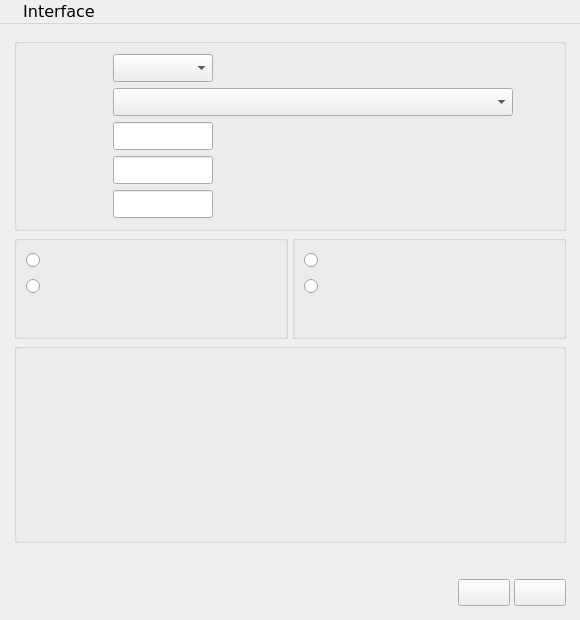
<?xml version="1.0" encoding="UTF-8"?>
<ui version="4.0">
 <class>MainWindow</class>
 <widget class="QMainWindow" name="MainWindow">
  <property name="geometry">
   <rect>
    <x>0</x>
    <y>0</y>
    <width>580</width>
    <height>620</height>
   </rect>
  </property>
  <property name="minimumSize">
   <size>
    <width>580</width>
    <height>620</height>
   </size>
  </property>
  <property name="font">
   <font>
    <family>Verdana</family>
    <pointsize>12</pointsize>
   </font>
  </property>
  <property name="windowTitle">
   <string/>
  </property>
  <property name="windowIcon">
   <iconset>
    <normaloff>WStreamLab.ico</normaloff>WStreamLab.ico</iconset>
  </property>
  <property name="unifiedTitleAndToolBarOnMac">
   <bool>true</bool>
  </property>
  <widget class="QWidget" name="centralwidget">
   <layout class="QGridLayout" name="gridLayout_5">
    <item row="0" column="0">
     <layout class="QVBoxLayout" name="verticalLayout_5">
      <property name="spacing">
       <number>4</number>
      </property>
      <property name="leftMargin">
       <number>5</number>
      </property>
      <property name="topMargin">
       <number>5</number>
      </property>
      <property name="rightMargin">
       <number>5</number>
      </property>
      <property name="bottomMargin">
       <number>5</number>
      </property>
      <item>
       <widget class="QGroupBox" name="gbInputData">
        <property name="sizePolicy">
         <sizepolicy hsizetype="Preferred" vsizetype="Expanding">
          <horstretch>0</horstretch>
          <verstretch>0</verstretch>
         </sizepolicy>
        </property>
        <property name="maximumSize">
         <size>
          <width>16777215</width>
          <height>200</height>
         </size>
        </property>
        <property name="font">
         <font>
          <family>Verdana</family>
          <pointsize>12</pointsize>
         </font>
        </property>
        <property name="title">
         <string/>
        </property>
        <layout class="QGridLayout" name="gridLayout_2">
         <property name="leftMargin">
          <number>10</number>
         </property>
         <property name="topMargin">
          <number>10</number>
         </property>
         <property name="rightMargin">
          <number>10</number>
         </property>
         <property name="bottomMargin">
          <number>10</number>
         </property>
         <item row="2" column="0">
          <layout class="QVBoxLayout" name="verticalLayout_3">
           <item>
            <layout class="QGridLayout" name="gridLayout_6">
             <item row="1" column="1">
              <widget class="QComboBox" name="cbWaterMeterType">
               <property name="sizePolicy">
                <sizepolicy hsizetype="Fixed" vsizetype="Fixed">
                 <horstretch>0</horstretch>
                 <verstretch>0</verstretch>
                </sizepolicy>
               </property>
               <property name="minimumSize">
                <size>
                 <width>400</width>
                 <height>28</height>
                </size>
               </property>
               <property name="maximumSize">
                <size>
                 <width>400</width>
                 <height>28</height>
                </size>
               </property>
               <property name="toolTip">
                <string>Selectează tipul de apometru pentru verificare</string>
               </property>
               <property name="styleSheet">
                <string notr="true"/>
               </property>
              </widget>
             </item>
             <item row="4" column="0">
              <widget class="QLabel" name="lbPressure">
               <property name="maximumSize">
                <size>
                 <width>16777215</width>
                 <height>20</height>
                </size>
               </property>
               <property name="text">
                <string/>
               </property>
              </widget>
             </item>
             <item row="2" column="0">
              <widget class="QLabel" name="lbTemperature">
               <property name="minimumSize">
                <size>
                 <width>80</width>
                 <height>20</height>
                </size>
               </property>
               <property name="maximumSize">
                <size>
                 <width>1000</width>
                 <height>20</height>
                </size>
               </property>
               <property name="text">
                <string/>
               </property>
              </widget>
             </item>
             <item row="4" column="1">
              <layout class="QHBoxLayout" name="horizontalLayout_7">
               <item>
                <widget class="QLineEdit" name="lePressure">
                 <property name="minimumSize">
                  <size>
                   <width>100</width>
                   <height>28</height>
                  </size>
                 </property>
                 <property name="maximumSize">
                  <size>
                   <width>100</width>
                   <height>28</height>
                  </size>
                 </property>
                 <property name="font">
                  <font>
                   <family>Verdana</family>
                   <pointsize>12</pointsize>
                  </font>
                 </property>
                 <property name="toolTip">
                  <string>Presiunea atmosferică în mbar</string>
                 </property>
                 <property name="cursorPosition">
                  <number>0</number>
                 </property>
                </widget>
               </item>
               <item>
                <widget class="QLabel" name="lbTab5">
                 <property name="minimumSize">
                  <size>
                   <width>0</width>
                   <height>20</height>
                  </size>
                 </property>
                 <property name="maximumSize">
                  <size>
                   <width>16777215</width>
                   <height>20</height>
                  </size>
                 </property>
                 <property name="text">
                  <string/>
                 </property>
                </widget>
               </item>
              </layout>
             </item>
             <item row="2" column="1">
              <layout class="QHBoxLayout" name="horizontalLayout_5">
               <item>
                <widget class="QLineEdit" name="leTemperature">
                 <property name="minimumSize">
                  <size>
                   <width>100</width>
                   <height>28</height>
                  </size>
                 </property>
                 <property name="maximumSize">
                  <size>
                   <width>100</width>
                   <height>28</height>
                  </size>
                 </property>
                 <property name="font">
                  <font>
                   <family>Verdana</family>
                   <pointsize>12</pointsize>
                  </font>
                 </property>
                 <property name="toolTip">
                  <string>Temperatura ambiantă în grade Celsius</string>
                 </property>
                </widget>
               </item>
               <item>
                <widget class="QLabel" name="lbTab3">
                 <property name="minimumSize">
                  <size>
                   <width>50</width>
                   <height>20</height>
                  </size>
                 </property>
                 <property name="maximumSize">
                  <size>
                   <width>20</width>
                   <height>20</height>
                  </size>
                 </property>
                 <property name="text">
                  <string/>
                 </property>
                </widget>
               </item>
               <item>
                <spacer name="horizontalSpacer_3">
                 <property name="orientation">
                  <enum>Qt::Horizontal</enum>
                 </property>
                 <property name="sizeHint" stdset="0">
                  <size>
                   <width>40</width>
                   <height>20</height>
                  </size>
                 </property>
                </spacer>
               </item>
              </layout>
             </item>
             <item row="3" column="0">
              <widget class="QLabel" name="lbHumidity">
               <property name="minimumSize">
                <size>
                 <width>80</width>
                 <height>20</height>
                </size>
               </property>
               <property name="maximumSize">
                <size>
                 <width>1000</width>
                 <height>20</height>
                </size>
               </property>
               <property name="text">
                <string/>
               </property>
              </widget>
             </item>
             <item row="0" column="1">
              <widget class="QComboBox" name="cbNumberOfWaterMeters">
               <property name="minimumSize">
                <size>
                 <width>100</width>
                 <height>28</height>
                </size>
               </property>
               <property name="maximumSize">
                <size>
                 <width>100</width>
                 <height>28</height>
                </size>
               </property>
               <property name="toolTip">
                <string>Numărul de apometre de verificat în această sesiune</string>
               </property>
               <property name="autoFillBackground">
                <bool>false</bool>
               </property>
               <property name="styleSheet">
                <string notr="true"/>
               </property>
              </widget>
             </item>
             <item row="1" column="0">
              <widget class="QLabel" name="lbWaterMeterType">
               <property name="minimumSize">
                <size>
                 <width>80</width>
                 <height>20</height>
                </size>
               </property>
               <property name="maximumSize">
                <size>
                 <width>1000</width>
                 <height>20</height>
                </size>
               </property>
               <property name="text">
                <string/>
               </property>
              </widget>
             </item>
             <item row="0" column="0">
              <widget class="QLabel" name="lbNumberOfWaterMeters">
               <property name="minimumSize">
                <size>
                 <width>80</width>
                 <height>20</height>
                </size>
               </property>
               <property name="maximumSize">
                <size>
                 <width>1000</width>
                 <height>20</height>
                </size>
               </property>
               <property name="text">
                <string/>
               </property>
              </widget>
             </item>
             <item row="3" column="1">
              <layout class="QHBoxLayout" name="horizontalLayout_6">
               <item>
                <widget class="QLineEdit" name="leHumidity">
                 <property name="minimumSize">
                  <size>
                   <width>100</width>
                   <height>28</height>
                  </size>
                 </property>
                 <property name="maximumSize">
                  <size>
                   <width>100</width>
                   <height>28</height>
                  </size>
                 </property>
                 <property name="font">
                  <font>
                   <family>Verdana</family>
                   <pointsize>12</pointsize>
                  </font>
                 </property>
                 <property name="toolTip">
                  <string>Umiditatea relativă a aerului în procente</string>
                 </property>
                </widget>
               </item>
               <item>
                <widget class="QLabel" name="lbTab4">
                 <property name="minimumSize">
                  <size>
                   <width>50</width>
                   <height>20</height>
                  </size>
                 </property>
                 <property name="maximumSize">
                  <size>
                   <width>20</width>
                   <height>20</height>
                  </size>
                 </property>
                 <property name="text">
                  <string/>
                 </property>
                </widget>
               </item>
               <item>
                <spacer name="horizontalSpacer_5">
                 <property name="orientation">
                  <enum>Qt::Horizontal</enum>
                 </property>
                 <property name="sizeHint" stdset="0">
                  <size>
                   <width>40</width>
                   <height>20</height>
                  </size>
                 </property>
                </spacer>
               </item>
              </layout>
             </item>
            </layout>
           </item>
          </layout>
         </item>
        </layout>
       </widget>
      </item>
      <item>
       <layout class="QHBoxLayout" name="horizontalLayout">
        <item>
         <widget class="QGroupBox" name="gbMeasurementMethod">
          <property name="minimumSize">
           <size>
            <width>120</width>
            <height>0</height>
           </size>
          </property>
          <property name="font">
           <font>
            <family>Verdana</family>
            <pointsize>12</pointsize>
           </font>
          </property>
          <property name="title">
           <string/>
          </property>
          <layout class="QGridLayout" name="gridLayout_4">
           <property name="leftMargin">
            <number>9</number>
           </property>
           <property name="topMargin">
            <number>9</number>
           </property>
           <property name="bottomMargin">
            <number>9</number>
           </property>
           <item row="0" column="0">
            <layout class="QVBoxLayout" name="verticalLayout_2">
             <item>
              <widget class="QRadioButton" name="rbGravimetric">
               <property name="minimumSize">
                <size>
                 <width>120</width>
                 <height>20</height>
                </size>
               </property>
               <property name="maximumSize">
                <size>
                 <width>16777215</width>
                 <height>20</height>
                </size>
               </property>
               <property name="font">
                <font>
                 <family>Verdana</family>
                 <pointsize>12</pointsize>
                </font>
               </property>
               <property name="toolTip">
                <string>Metoda gravimetrică - determinare prin cântărire</string>
               </property>
               <property name="styleSheet">
                <string notr="true"/>
               </property>
               <property name="text">
                <string/>
               </property>
              </widget>
             </item>
             <item>
              <widget class="QRadioButton" name="rbVolumetric">
               <property name="minimumSize">
                <size>
                 <width>120</width>
                 <height>20</height>
                </size>
               </property>
               <property name="maximumSize">
                <size>
                 <width>16777215</width>
                 <height>20</height>
                </size>
               </property>
               <property name="font">
                <font>
                 <family>Verdana</family>
                 <pointsize>12</pointsize>
                </font>
               </property>
               <property name="toolTip">
                <string>Metoda volumetrică - determinare prin măsurare volum</string>
               </property>
               <property name="text">
                <string/>
               </property>
              </widget>
             </item>
            </layout>
           </item>
           <item row="1" column="0">
            <spacer name="verticalSpacer_3">
             <property name="orientation">
              <enum>Qt::Vertical</enum>
             </property>
             <property name="sizeHint" stdset="0">
              <size>
               <width>20</width>
               <height>40</height>
              </size>
             </property>
            </spacer>
           </item>
          </layout>
         </widget>
        </item>
        <item>
         <widget class="QGroupBox" name="gbReadMethod">
          <property name="minimumSize">
           <size>
            <width>100</width>
            <height>0</height>
           </size>
          </property>
          <property name="font">
           <font>
            <family>Verdana</family>
            <pointsize>12</pointsize>
           </font>
          </property>
          <property name="title">
           <string/>
          </property>
          <layout class="QGridLayout" name="gridLayout_7">
           <property name="leftMargin">
            <number>9</number>
           </property>
           <property name="topMargin">
            <number>9</number>
           </property>
           <property name="rightMargin">
            <number>9</number>
           </property>
           <property name="bottomMargin">
            <number>9</number>
           </property>
           <item row="0" column="0">
            <layout class="QVBoxLayout" name="verticalLayout">
             <item>
              <widget class="QRadioButton" name="rbManual">
               <property name="minimumSize">
                <size>
                 <width>120</width>
                 <height>20</height>
                </size>
               </property>
               <property name="maximumSize">
                <size>
                 <width>16777215</width>
                 <height>20</height>
                </size>
               </property>
               <property name="font">
                <font>
                 <family>Verdana</family>
                 <pointsize>12</pointsize>
                </font>
               </property>
               <property name="toolTip">
                <string>Introducere manuală a valorilor</string>
               </property>
               <property name="text">
                <string/>
               </property>
              </widget>
             </item>
             <item>
              <widget class="QRadioButton" name="rbInterface">
               <property name="minimumSize">
                <size>
                 <width>120</width>
                 <height>20</height>
                </size>
               </property>
               <property name="maximumSize">
                <size>
                 <width>16777215</width>
                 <height>20</height>
                </size>
               </property>
               <property name="font">
                <font>
                 <family>Verdana</family>
                 <pointsize>12</pointsize>
                </font>
               </property>
               <property name="toolTip">
                <string>Citire automată prin interfață de comunicare</string>
               </property>
               <property name="text">
                <string/>
               </property>
              </widget>
             </item>
            </layout>
           </item>
           <item row="1" column="0">
            <spacer name="verticalSpacer_4">
             <property name="orientation">
              <enum>Qt::Vertical</enum>
             </property>
             <property name="sizeHint" stdset="0">
              <size>
               <width>20</width>
               <height>40</height>
              </size>
             </property>
            </spacer>
           </item>
          </layout>
         </widget>
        </item>
       </layout>
      </item>
      <item>
       <layout class="QHBoxLayout" name="horizontalLayout_2">
        <property name="spacing">
         <number>5</number>
        </property>
        <item>
         <widget class="QGroupBox" name="gbWaterMeterFeatures">
          <property name="sizePolicy">
           <sizepolicy hsizetype="Preferred" vsizetype="Minimum">
            <horstretch>0</horstretch>
            <verstretch>0</verstretch>
           </sizepolicy>
          </property>
          <property name="maximumSize">
           <size>
            <width>16777215</width>
            <height>200</height>
           </size>
          </property>
          <property name="font">
           <font>
            <family>Verdana</family>
            <pointsize>12</pointsize>
           </font>
          </property>
          <property name="title">
           <string/>
          </property>
          <property name="alignment">
           <set>Qt::AlignLeading|Qt::AlignLeft|Qt::AlignTop</set>
          </property>
          <layout class="QGridLayout" name="gridLayout_3">
           <property name="leftMargin">
            <number>10</number>
           </property>
           <property name="topMargin">
            <number>10</number>
           </property>
           <property name="rightMargin">
            <number>10</number>
           </property>
           <property name="bottomMargin">
            <number>10</number>
           </property>
           <item row="0" column="0">
            <layout class="QHBoxLayout" name="horizontalLayout_3">
             <item>
              <layout class="QGridLayout" name="gridLayout">
               <item row="3" column="3">
                <widget class="QLabel" name="lbTransitionFlowUnit">
                 <property name="text">
                  <string/>
                 </property>
                </widget>
               </item>
               <item row="4" column="0">
                <widget class="QLabel" name="lbMinimumFlow">
                 <property name="text">
                  <string/>
                 </property>
                </widget>
               </item>
               <item row="7" column="1">
                <spacer name="verticalSpacer">
                 <property name="orientation">
                  <enum>Qt::Vertical</enum>
                 </property>
                 <property name="sizeHint" stdset="0">
                  <size>
                   <width>20</width>
                   <height>40</height>
                  </size>
                 </property>
                </spacer>
               </item>
               <item row="1" column="1">
                <widget class="QLabel" name="lbMaximumFlowCurrent">
                 <property name="text">
                  <string/>
                 </property>
                </widget>
               </item>
               <item row="2" column="0">
                <widget class="QLabel" name="lbNominalFlow">
                 <property name="text">
                  <string/>
                 </property>
                </widget>
               </item>
               <item row="0" column="3">
                <widget class="QLabel" name="lbNominalDiameterUnit">
                 <property name="text">
                  <string/>
                 </property>
                </widget>
               </item>
               <item row="6" column="1">
                <widget class="QLabel" name="lbNominalErrorCurrent">
                 <property name="text">
                  <string/>
                 </property>
                </widget>
               </item>
               <item row="0" column="1">
                <widget class="QLabel" name="lbNominalDiameterCurrent">
                 <property name="text">
                  <string/>
                 </property>
                </widget>
               </item>
               <item row="2" column="1">
                <widget class="QLabel" name="lbNominalFlowCurrent">
                 <property name="text">
                  <string/>
                 </property>
                </widget>
               </item>
               <item row="3" column="1">
                <widget class="QLabel" name="lbTransitionFlowCurrent">
                 <property name="text">
                  <string/>
                 </property>
                </widget>
               </item>
               <item row="4" column="1">
                <widget class="QLabel" name="lbMinimumFlowCurrent">
                 <property name="text">
                  <string/>
                 </property>
                </widget>
               </item>
               <item row="0" column="4">
                <widget class="QLabel" name="lbTab">
                 <property name="text">
                  <string/>
                 </property>
                </widget>
               </item>
               <item row="0" column="0">
                <widget class="QLabel" name="lbNominalDiameter">
                 <property name="text">
                  <string/>
                 </property>
                </widget>
               </item>
               <item row="5" column="0">
                <widget class="QLabel" name="lbMaximumError">
                 <property name="text">
                  <string/>
                 </property>
                </widget>
               </item>
               <item row="1" column="3">
                <widget class="QLabel" name="lbMaximumFlowUnit">
                 <property name="text">
                  <string/>
                 </property>
                </widget>
               </item>
               <item row="3" column="0">
                <widget class="QLabel" name="lbTransitionFlow">
                 <property name="styleSheet">
                  <string notr="true"/>
                 </property>
                 <property name="text">
                  <string/>
                 </property>
                </widget>
               </item>
               <item row="5" column="1">
                <widget class="QLabel" name="lbMaximumErrorCurrent">
                 <property name="text">
                  <string/>
                 </property>
                </widget>
               </item>
               <item row="5" column="3">
                <widget class="QLabel" name="lbMaximumErrorUnit">
                 <property name="text">
                  <string/>
                 </property>
                </widget>
               </item>
               <item row="6" column="0">
                <widget class="QLabel" name="lbNominalError">
                 <property name="text">
                  <string/>
                 </property>
                </widget>
               </item>
               <item row="2" column="3">
                <widget class="QLabel" name="lbNominalFlowUnit">
                 <property name="text">
                  <string/>
                 </property>
                </widget>
               </item>
               <item row="1" column="0">
                <widget class="QLabel" name="lbMaximumFlow">
                 <property name="text">
                  <string/>
                 </property>
                </widget>
               </item>
               <item row="4" column="3">
                <widget class="QLabel" name="lbMinimumFlowUnit">
                 <property name="text">
                  <string/>
                 </property>
                </widget>
               </item>
               <item row="6" column="3">
                <widget class="QLabel" name="lbNominalErrorUnit">
                 <property name="text">
                  <string/>
                 </property>
                </widget>
               </item>
              </layout>
             </item>
            </layout>
           </item>
           <item row="0" column="1">
            <spacer name="horizontalSpacer">
             <property name="orientation">
              <enum>Qt::Horizontal</enum>
             </property>
             <property name="sizeHint" stdset="0">
              <size>
               <width>40</width>
               <height>20</height>
              </size>
             </property>
            </spacer>
           </item>
          </layout>
         </widget>
        </item>
       </layout>
      </item>
      <item>
       <spacer name="verticalSpacer_2">
        <property name="orientation">
         <enum>Qt::Vertical</enum>
        </property>
        <property name="sizeHint" stdset="0">
         <size>
          <width>20</width>
          <height>40</height>
         </size>
        </property>
       </spacer>
      </item>
      <item>
       <layout class="QHBoxLayout" name="horizontalLayout_4">
        <item>
         <widget class="QLabel" name="lbConnected">
          <property name="font">
           <font>
            <family>Verdana</family>
            <pointsize>12</pointsize>
           </font>
          </property>
          <property name="text">
           <string/>
          </property>
         </widget>
        </item>
        <item>
         <spacer name="horizontalSpacer_2">
          <property name="orientation">
           <enum>Qt::Horizontal</enum>
          </property>
          <property name="sizeHint" stdset="0">
           <size>
            <width>40</width>
            <height>20</height>
           </size>
          </property>
         </spacer>
        </item>
        <item>
         <widget class="QPushButton" name="pbNewSession">
          <property name="toolTip">
           <string>Începe o nouă sesiune de verificare (Ctrl+N)</string>
          </property>
          <property name="text">
           <string/>
          </property>
         </widget>
        </item>
        <item>
         <widget class="QPushButton" name="pbExitApplication">
          <property name="toolTip">
           <string>Închide aplicația (Ctrl+Q)</string>
          </property>
          <property name="text">
           <string/>
          </property>
         </widget>
        </item>
       </layout>
      </item>
     </layout>
    </item>
   </layout>
  </widget>
  <widget class="QMenuBar" name="menubar">
   <property name="geometry">
    <rect>
     <x>0</x>
     <y>0</y>
     <width>580</width>
     <height>25</height>
    </rect>
   </property>
   <widget class="QMenu" name="menu_File">
    <property name="toolTipDuration">
     <number>-1</number>
    </property>
    <property name="title">
     <string/>
    </property>
    <addaction name="action_StartSession"/>
    <addaction name="separator"/>
    <addaction name="action_ExitApp"/>
   </widget>
   <widget class="QMenu" name="menu_Language">
    <property name="title">
     <string/>
    </property>
    <addaction name="action_English"/>
    <addaction name="action_Romana"/>
   </widget>
   <widget class="QMenu" name="menu_Help">
    <property name="title">
     <string/>
    </property>
    <addaction name="action_General_Description"/>
    <addaction name="action_Verification_Method"/>
    <addaction name="action_WaterDensity"/>
    <addaction name="separator"/>
    <addaction name="action_License"/>
    <addaction name="separator"/>
    <addaction name="action_About"/>
   </widget>
   <widget class="QMenu" name="menuInterface">
    <property name="title">
     <string>Interface</string>
    </property>
    <addaction name="action_Configure_Serial_Port"/>
   </widget>
   <addaction name="menu_File"/>
   <addaction name="menuInterface"/>
   <addaction name="menu_Language"/>
   <addaction name="menu_Help"/>
  </widget>
  <action name="action_StartSession">
   <property name="text">
    <string/>
   </property>
   <property name="shortcut">
    <string>Ctrl+N</string>
   </property>
  </action>
  <action name="action_Save">
   <property name="text">
    <string>&amp;Save</string>
   </property>
   <property name="shortcut">
    <string>Ctrl+S</string>
   </property>
  </action>
  <action name="action_Print">
   <property name="text">
    <string>&amp;Print</string>
   </property>
   <property name="shortcut">
    <string>Ctrl+P</string>
   </property>
  </action>
  <action name="action_Exit">
   <property name="text">
    <string>&amp;Exit</string>
   </property>
  </action>
  <action name="action_ExitApp">
   <property name="text">
    <string/>
   </property>
   <property name="shortcut">
    <string>Ctrl+Q</string>
   </property>
  </action>
  <action name="action_English">
   <property name="text">
    <string/>
   </property>
  </action>
  <action name="action_Romana">
   <property name="text">
    <string/>
   </property>
  </action>
  <action name="action_General_Description">
   <property name="text">
    <string/>
   </property>
  </action>
  <action name="action_Verification_Method">
   <property name="text">
    <string/>
   </property>
   <property name="shortcut">
    <string>F4</string>
   </property>
  </action>
  <action name="action_WaterDensity">
   <property name="text">
    <string/>
   </property>
   <property name="shortcut">
    <string>F2</string>
   </property>
  </action>
  <action name="actionLineEntry">
   <property name="icon">
    <iconset theme="accessories-character-map"/>
   </property>
   <property name="text">
    <string>LineEntry</string>
   </property>
   <property name="toolTip">
    <string>water meter entry</string>
   </property>
  </action>
  <action name="actionAbout">
   <property name="text">
    <string>About</string>
   </property>
  </action>
  <action name="action_License">
   <property name="text">
    <string/>
   </property>
   <property name="shortcut">
    <string>F3</string>
   </property>
  </action>
  <action name="action_About">
   <property name="text">
    <string/>
   </property>
   <property name="shortcut">
    <string>F1</string>
   </property>
  </action>
  <action name="action_Configure_Serial_Port">
   <property name="text">
    <string>Configure Serial Port</string>
   </property>
  </action>
 </widget>
 <tabstops>
  <tabstop>cbNumberOfWaterMeters</tabstop>
  <tabstop>cbWaterMeterType</tabstop>
  <tabstop>leTemperature</tabstop>
  <tabstop>leHumidity</tabstop>
  <tabstop>lePressure</tabstop>
  <tabstop>rbGravimetric</tabstop>
  <tabstop>rbVolumetric</tabstop>
  <tabstop>rbManual</tabstop>
  <tabstop>rbInterface</tabstop>
  <tabstop>pbNewSession</tabstop>
  <tabstop>pbExitApplication</tabstop>
 </tabstops>
 <resources/>
 <connections/>
 <slots>
  <slot></slot>
 </slots>
</ui>
